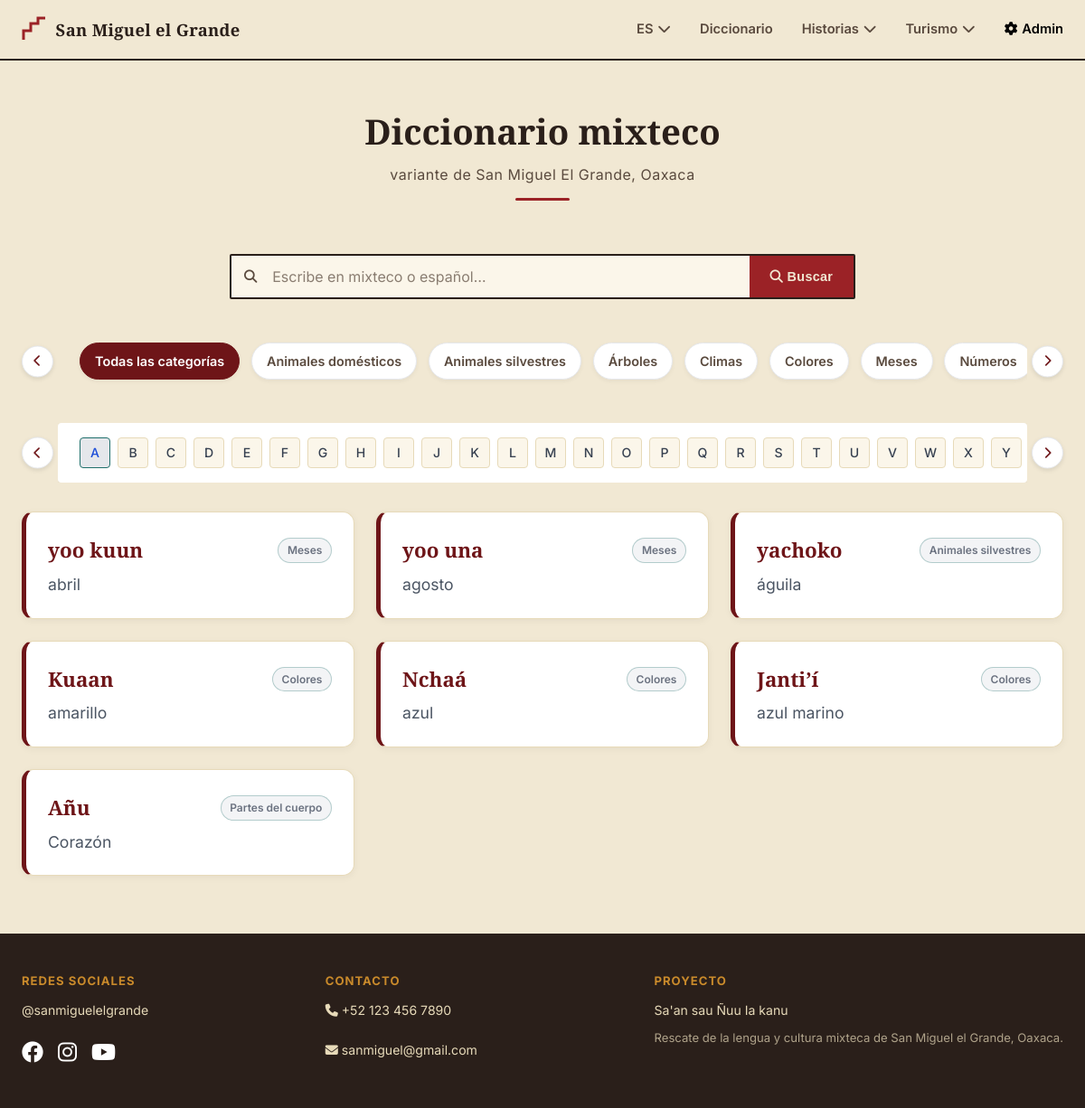
The app's page /diccionario?letra=A&page=1 with its own data.
### tables this page shows
CREATE TABLE `categorias` (
  `id` INT(11) NOT NULL AUTO_INCREMENT,
  `nombre` VARCHAR(100) NOT NULL,
  PRIMARY KEY (`id`),
  UNIQUE KEY `uk_categoria_nombre` (`nombre`)
);

CREATE TABLE `diccionario` (
  `id` INT(11) NOT NULL AUTO_INCREMENT,
  `espanol` VARCHAR(100) NOT NULL,
  `mixteco` VARCHAR(100) NOT NULL,
  `categoria_id` INT(11) DEFAULT NULL,
  PRIMARY KEY (`id`),
  KEY `fk_diccionario_categoria` (`categoria_id`),
  CONSTRAINT `fk_diccionario_categoria` FOREIGN KEY (`categoria_id`) REFERENCES `categorias` (`id`) ON DELETE SET NULL
);

### app/controllers/DiccionarioController.php (called while the page is built, shortened)
<?php
require_once 'app/models/DiccionarioModel.php';
class DiccionarioController {
    public function index() {
        global $basePath;
        $model = new DiccionarioModel();
        $categorias = $model->getCategorias();
        $letra = isset($_GET['letra']) ? $_GET['letra'] : null;
        $q = isset($_GET['q']) ? $_GET['q'] : null;
        $cat_id = isset($_GET['categoria']) ? $_GET['categoria'] : null;
        $currentPage = isset($_GET['page']) ? max(1, (int)$_GET['page']) : 1;
        $resultado = $model->getPalabrasPaginadas($letra, $q, $cat_id, $currentPage, 10);
        $palabras = $resultado['palabras'];
        require_once 'app/views/layout/header.php';
        require_once 'app/views/Diccionario.php';
        require_once 'app/views/layout/footer.php';
    }
}
?>

### app/config/Database.php (called while the page is built, shortened)
<?php
class Database {
    private $host;
    private $port;
    private $db_name;
    private $username;
    private $password;
    public function __construct() {
        $envHost = getenv('DB_HOST');
        $envPort = getenv('DB_PORT');
        $envDb   = getenv('DB_NAME');
        $envUser = getenv('DB_USER');
        $envPass = getenv('DB_PASS');
        $this->host     = ($envHost !== false && $envHost !== '') ? $envHost : ($_ENV['DB_HOST'] ?? 'localhost');
        $this->port     = ($envPort !== false && $envPort !== '') ? (int)$envPort : (int)($_ENV['DB_PORT'] ?? 3306);
        $this->db_name  = ($envDb   !== false && $envDb   !== '') ? $envDb   : ($_ENV['DB_NAME'] ?? 'mixteco_db');
        $this->username = ($envUser !== false && $envUser !== '') ? $envUser : ($_ENV['DB_USER'] ?? 'root');
        $this->password = ($envPass !== false) ? $envPass : ($_ENV['DB_PASS'] ?? '');
    }
    public function getConnection() {
        $this->conn = null;
        try {
            $dsn = sprintf('mysql:host=%s;port=%d;dbname=%s;charset=utf8mb4', $this->host, $this->port, $this->db_name);
            $options = [
                PDO::ATTR_ERRMODE => PDO::ERRMODE_EXCEPTION,
                PDO::ATTR_DEFAULT_FETCH_MODE => PDO::FETCH_ASSOC,
                PDO::ATTR_EMULATE_PREPARES => false,
            ];
            $this->conn = new PDO($dsn, $this->username, $this->password, $options);
        } catch (PDOException $e) {
            exit("Error crítico de conexión a MySQL (" . htmlspecialchars($this->host) . ":" . $this->port . "): " . htmlspecialchars($e->getMessage()));
        }
        return $this->conn;
    }
}
?>

### app/models/DiccionarioModel.php (called while the page is built, shortened)
<?php
require_once 'app/config/Database.php';
class DiccionarioModel {
    private $db;
    public function __construct() {
        $database = new Database();
        $this->db = $database->getConnection();
    }
    public function getCategorias() {
        $stmt = $this->db->query("SELECT * FROM categorias ORDER BY nombre ASC");
        return $stmt->fetchAll(PDO::FETCH_ASSOC);
    }
    public function getPalabrasPaginadas($letra = null, $q = null, $cat_id = null, $currentPage = 1, $perPage = 10) {
        $offset = ($currentPage - 1) * $perPage;
        $baseQuery = "FROM diccionario d LEFT JOIN categorias c ON d.categoria_id = c.id WHERE 1=1";
        $params = [];
        if ($letra) {
            $baseQuery .= " AND (d.espanol LIKE ? OR d.mixteco LIKE ?)";
            $params[] = $letra . '%';
            $params[] = $letra . '%';
        }
        $countQuery = "SELECT COUNT(*) as total " . $baseQuery;
        $stmtCount = $this->db->prepare($countQuery);
        $stmtCount->execute($params);
        $totalWords = (int) $stmtCount->fetchColumn();
        $totalPages = $totalWords > 0 ? (int) ceil($totalWords / $perPage) : 1;
        $query = "SELECT d.*, c.nombre as categoria_nombre " . $baseQuery . " ORDER BY d.espanol ASC LIMIT ? OFFSET ?";
        $stmt = $this->db->prepare($query);
        $bindIndex = 1;
        foreach ($params as $val) {
            $stmt->bindValue($bindIndex, $val);
            $bindIndex++;
        }
        $stmt->bindValue($bindIndex, (int)$perPage, PDO::PARAM_INT);
        $bindIndex++;
        $stmt->bindValue($bindIndex, (int)$offset, PDO::PARAM_INT);
        $stmt->execute();
        $palabras = $stmt->fetchAll(PDO::FETCH_ASSOC);
        return [
            'palabras' => $palabras,
            'totalWords' => $totalWords,
            'totalPages' => $totalPages,
            'currentPage' => $currentPage
        ];
    }
}
?>

### app/views/Diccionario.php (the view, shortened to what this page needs)
<main class="diccionario-main">
    <?php
    function buildQuery($extra = []) {
        $query = [];
        if (isset($_GET['letra']) && $_GET['letra'] !== '') {
            $query['letra'] = $_GET['letra'];
        }
        if (isset($_GET['page']) && $_GET['page'] !== '') {
            $query['page'] = $_GET['page'];
        }
        foreach ($extra as $key => $value) {
            if ($value === null) {
                unset($query[$key]);
            } else {
                $query[$key] = $value;
            }
        }
        return http_build_query($query);
    }
    ?>
    <div class="container">
        <div class="diccionario-header">
            <h1 class="diccionario-title">Diccionario mixteco</h1>
            <p class="diccionario-subtitle">variante de San Miguel El Grande, Oaxaca</p>
        </div>
        <div class="search-container">
            <form action="<?= $basePath ?>/diccionario" method="GET" class="search-box" id="searchForm" autocomplete="off">
                <div class="search-input-wrap">
                    <input
                        type="text"
                        name="q"
                        id="searchInput"
                        placeholder="Escribe en mixteco o español…"
                        class="search-input"
                        value="<?= isset($_GET['q']) ? htmlspecialchars($_GET['q']) : '' ?>"
                    >
                </div>
                <button type="submit" class="search-btn">
                    <i class="fas fa-search"></i> Buscar
                </button>
            </form>
        </div>
        <div class="carousel-wrapper">
            <button class="nav-btn prev" onclick="scrollCarousel('cat-filters', -200)" aria-label="Anterior">
                <i class="fas fa-chevron-left"></i>
            </button>
            <div class="filter-container" id="cat-filters">
                <div class="category-filters">
                    <a href="<?= $basePath ?>/diccionario?<?= buildQuery(['categoria' => null, 'page' => 1]) ?>"
                       class="cat-link <?= !isset($_GET['categoria']) ? 'active' : '' ?>">
                        Todas las categorías
                    </a>
                    <?php foreach($categorias as $cat): ?>
                        <a href="<?= $basePath ?>/diccionario?<?= buildQuery(['categoria' => $cat['id'], 'page' => 1]) ?>"
                           class="cat-link <?= (isset($_GET['categoria']) && $_GET['categoria'] == $cat['id']) ? 'active' : '' ?>">
                            <?= htmlspecialchars($cat['nombre']) ?>
                        </a>
                    <?php endforeach; ?>
                </div>
            </div>
            <button class="nav-btn next" onclick="scrollCarousel('cat-filters', 200)" aria-label="Siguiente">
                <i class="fas fa-chevron-right"></i>
            </button>
        </div>
        <div class="carousel-wrapper">
            <button class="nav-btn prev" onclick="scrollCarousel('alpha-list', -200)" aria-label="Anterior">
                <i class="fas fa-chevron-left"></i>
            </button>
            <div class="alphabet-container" id="alpha-list">
                <div class="alphabet-list">
                    <?php
                    $letras = range('A', 'Z');
                    foreach($letras as $l):
                        $activeClass = (isset($_GET['letra']) && $_GET['letra'] == $l) ? 'active' : '';
                    ?>
                        <a href="<?= $basePath ?>/diccionario?<?= buildQuery(['letra' => $l, 'page' => 1]) ?>"
                           class="alphabet-link <?= $activeClass ?>"><?= $l ?></a>
                    <?php endforeach; ?>
                </div>
            </div>
            <button class="nav-btn next" onclick="scrollCarousel('alpha-list', 200)" aria-label="Siguiente">
                <i class="fas fa-chevron-right"></i>
            </button>
        </div>
        <div class="words-container">
            <?php if(count($palabras) > 0): ?>
                <div class="words-grid-list" id="wordsGrid">
                    <?php foreach($palabras as $p): ?>
                        <div class="word-card">
                            <div class="word-header-flex">
                                <span class="word-mixteco"><?= htmlspecialchars($p['mixteco']) ?></span>
                                <span class="category-tag"><?= htmlspecialchars($p['categoria_nombre']) ?></span>
                            </div>
                            <p class="word-espanol"><?= htmlspecialchars($p['espanol']) ?></p>
                        </div>
                    <?php endforeach; ?>
                </div>
            <?php endif; ?>
        </div>
    </div>
</main>

### public/css/animations.css (style rules this page uses)
.btn-primary, .btn-ghost, .quick-card, .word-card, .historia-card, .btn-cta { transition: transform 0.25s cubic-bezier(0.34, 1.56, 0.64, 1), box-shadow 0.25s ease, background-color 0.2s ease, border-color 0.2s ease, color 0.2s ease !important; }

### records on screen
categorias: nombre "Animales domésticos"
categorias: nombre "Animales silvestres"
categorias: nombre "Árboles"
categorias: nombre "Climas"
categorias: nombre "Colores"
categorias: nombre "Meses"
categorias: nombre "Números"
diccionario: mixteco "yoo kuun", categoria.nombre "Meses", espanol "abril"
diccionario: mixteco "yoo una", categoria.nombre "Meses", espanol "agosto"
diccionario: mixteco "yachoko", categoria.nombre "Animales silvestres", espanol "águila"
diccionario: mixteco "Kuaan", categoria.nombre "Colores", espanol "amarillo"
diccionario: mixteco "Nchaá", categoria.nombre "Colores", espanol "azul"
diccionario: mixteco "Janti’í", categoria.nombre "Colores", espanol "azul marino"
diccionario: mixteco "Añu", categoria.nombre "Partes del cuerpo", espanol "Corazón"

### other values on screen
$l "A"
$l "B"
$l "C"
$l "D"
$l "E"
$l "F"
$l "G"
$l "H"
$l "I"
$l "J"
$l "K"
$l "L"
$l "M"
$l "N"
$l "O"
